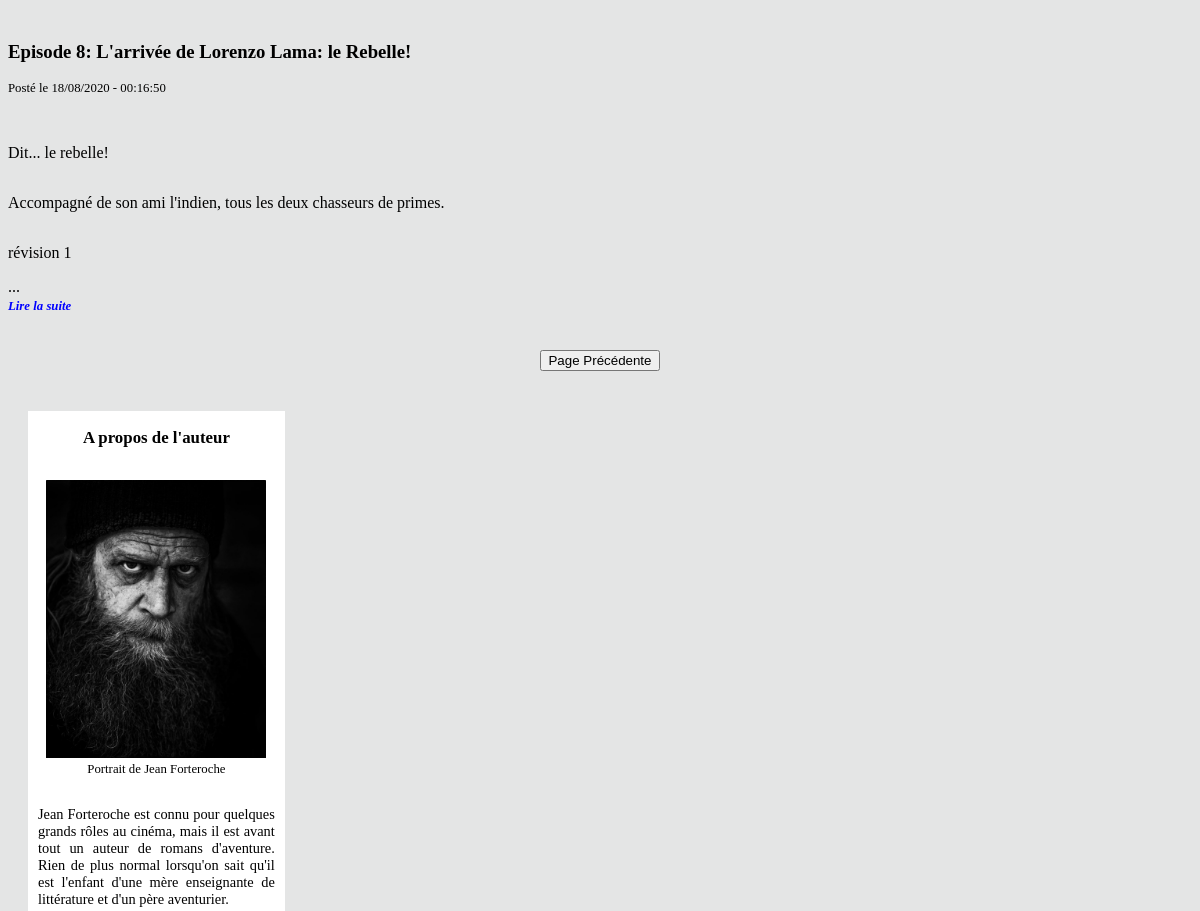
/index.php?action=get_all&page=3 (middle part), run on an earlier commit of the app's database.
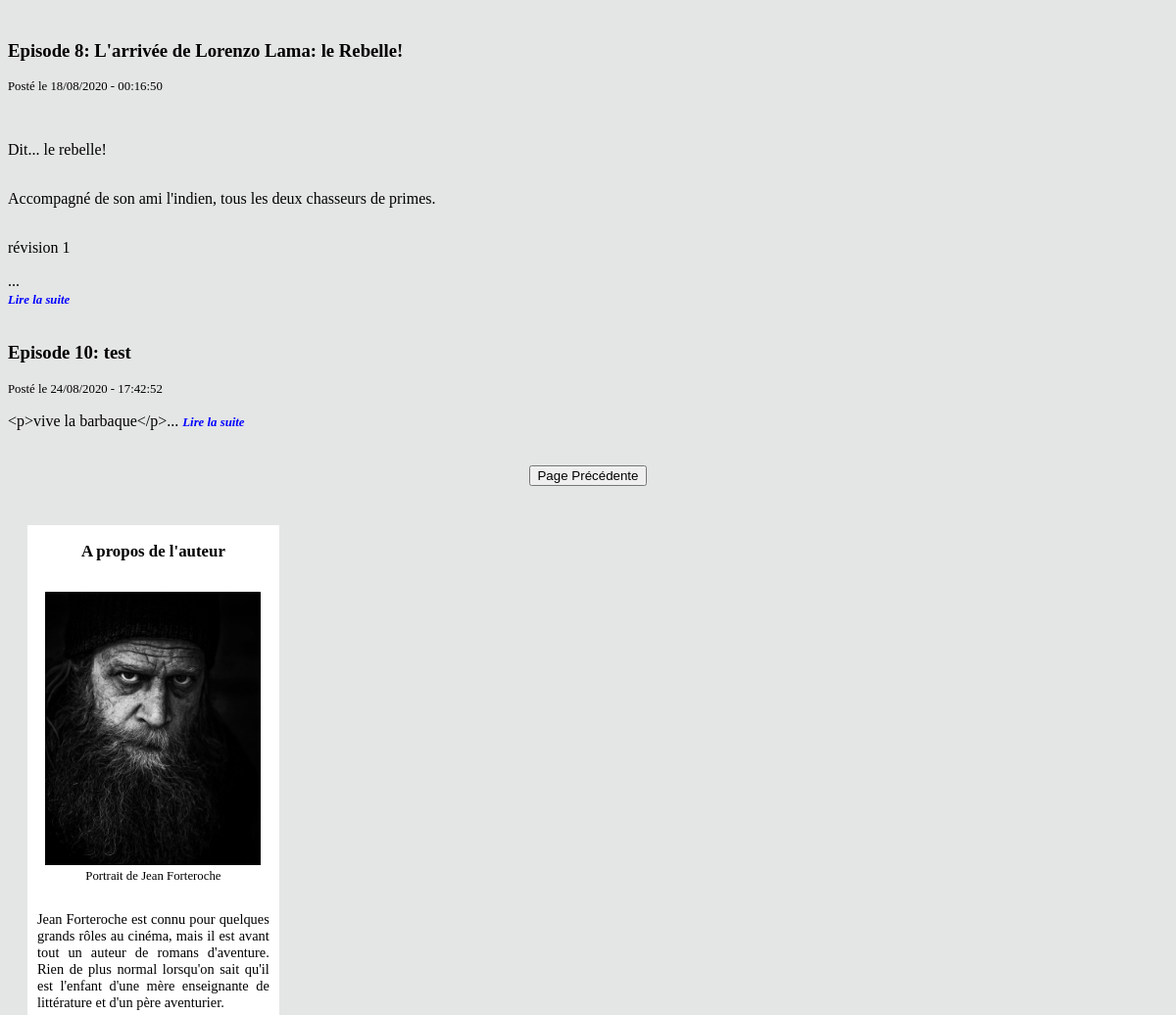
And on a later commit of the database.
### tables this page shows
CREATE TABLE IF NOT EXISTS `episodes` (
  `episode_id` tinyint(11) NOT NULL AUTO_INCREMENT,
  `numero_episode` tinyint(11) NOT NULL,
  `episode_title` char(255) NOT NULL,
  `episode_content` longtext NOT NULL,
  `episode_date` datetime NOT NULL DEFAULT CURRENT_TIMESTAMP,
  `episode_status` int(1) NOT NULL,
  PRIMARY KEY (`episode_id`),
  UNIQUE KEY `unicite` (`numero_episode`) USING BTREE
);

### src/View/View.php (called while the page is built, shortened)
<?php
class View
{
    public function display(array $data, string $template, string $layout) : void
    {
        require_once($template);
    }
}

### src/Controller/FrontOffice/PostController.php (called while the page is built, shortened)
<?php
class PostController
{
    private $postManager;
    private $view;
    private $layout;
    private $frontTemplate;
    public function __construct(PostManager $postManager, View $view, CommentManager $commentManager)
    {
        $this->postManager = $postManager;
        $this->view = $view;
        $this->frontTemplate = '../templates/frontOffice/';
        $this->layout = '../templates/frontOffice/layout.html.php';
    }
    public function displayAllPosts(int $page): void
    {
        $totalEpisodes = $this->postManager->getNumberOfEpisodes();
        $pageToDisplay = $page - 1;
        $episodesToDisplay = 3;
        $numberOfPages = ceil($totalEpisodes / $episodesToDisplay);
        $offset = $pageToDisplay * $episodesToDisplay;
        $data = [$this->postManager->getAllEpisodes($offset), $page, $numberOfPages];
        $template = $this->frontTemplate.'allPosts.html.php';
        $this->view->display(['episode' => $data[0], 'currentPage' => $data[1], 'maxPages' => $data[2]], $template, $this->layout);
    }
}

### public/index.php (called while the page is built, shortened)
<?php
$router = new Router();
$router->run();

### src/Model/PostManager.php (called while the page is built, shortened)
<?php
class PostManager
{
    private $database;
    public function __construct(\PDO $database)
    {
        $this->database = $database;
    }
    public function getAllEpisodes(int $offset) : array
    {
        $request = $this->database->prepare("SELECT *, substring(episode_content, 1, 500) AS episode_content,
            DATE_FORMAT(episode_date, '%d/%m/%Y - %H:%i:%s') AS episode_date
            FROM episodes
            WHERE episode_status = 1
            ORDER BY numero_episode
            LIMIT 3 OFFSET :beginning");
        $request->bindParam(':beginning', $offset, \PDO::PARAM_INT);
        $request->execute();
        return $request->fetchAll();
    }
}

### Templates/Frontoffice/allposts.html.php (the view, shortened to what this page needs)
<?php foreach ($data['episode'] as $entry) {?>
    <article>
        <a href="index.php?action=post&id=<?=$entry['episode_id']?>">
            <h3 class='episode_title'>Episode <?=$entry['numero_episode']?>: <?=$entry['episode_title']?></h3>
        </a>
        <span class='post_date'>Posté le <?=$entry['episode_date']?></span>
        <p><?=$entry['episode_content']?>... <span id="read_next"><a href='index.php?action=post&id=<?=$entry['episode_id']?>'>Lire la suite</a></p>
    </article>
    </div>
<?php
}?>
<div id="prev_next">
    <?php
    if ($data['currentPage'] > 1 && $data['currentPage'] <= $data['maxPages']) {
    ?>
    <span id="previous">
        <a href="index.php?action=get_all&page=<?=$data['currentPage'] - 1?>">
            <button>Page Précédente</button>
        </a>
    </span>
    <?php
    }
    ?>
</div>

What changed in the data, as far as the page shows it:
added episodes: numero_episode "10", episode_title "test", episode_date "24/08/2020 - 17:42:52", episode_content "<p>vive la barbaque</p>"
